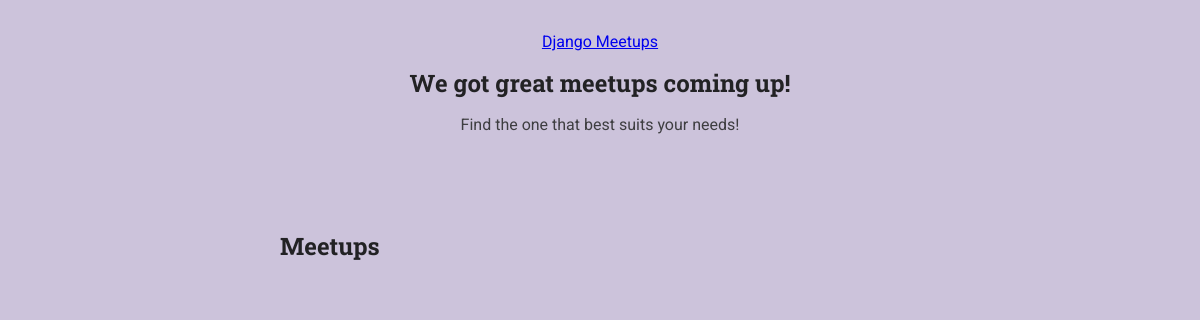
/meetups/, run on an earlier commit of the app's database.
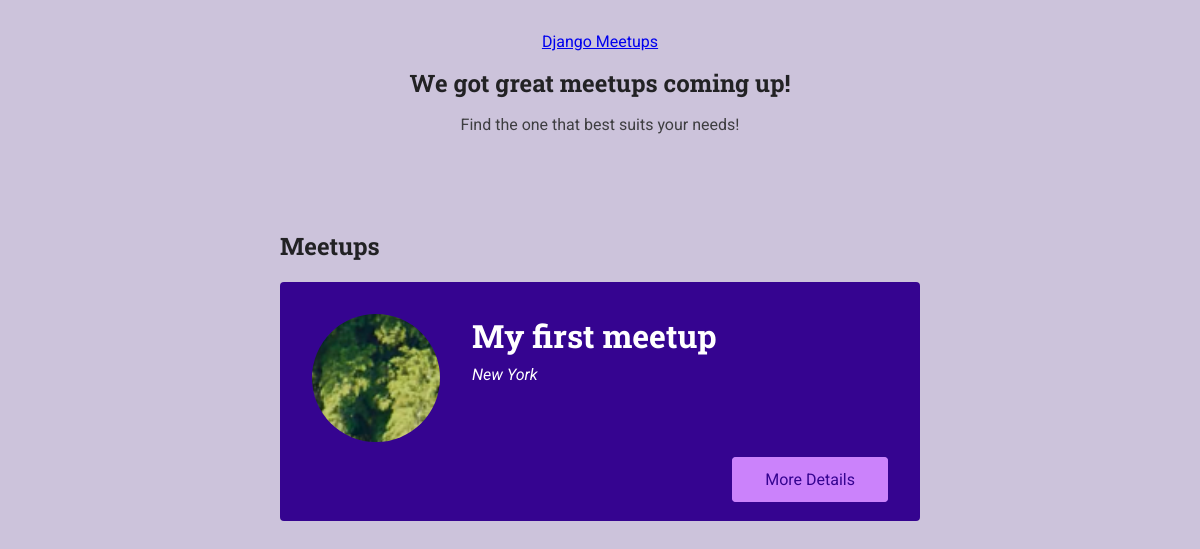
And on a later commit of the database.
### meetups/models.py (models this page shows)
class Meetup(models.Model):
    title = models.CharField(max_length=200)
    slug = models.SlugField(unique=True)
    description = models.TextField()
    image = models.ImageField(upload_to='images')

### meetups/views.py (the view)
# urls.py: path('meetups/', views.index, name='all-meetups'),
def index(request):
    meetups = Meetup.objects.all()
    return render(request, 'meetups/index.html', {
        'show_meetups': True,
        'meetups': meetups
    })

### meetups/templates/meetups/index.html (shortened to what this page needs)
{% extends 'meetups/base/base.html' %}
{% load static %}
{% block site_css %}
<link
      rel="stylesheet"
      href="{% static 'meetups/styles/all-meetups.css' %}"
    />
{% endblock %}
{% block main_heading %}We got great meetups coming up!{% endblock %}
{% block header_content %}<p>Find the one that best suits your needs!</p>{% endblock %}
{% block body %}
<section>
  <h2>Meetups</h2>
  <ol>
    {% for meetup_item in meetups %}
      {% include 'meetups/includes/meetup-item.html' with title=meetup_item.title image=meetup_item.image.url location='New York' slug=meetup_item.slug %}
    {% endfor %}
  </ol>
</section>
{% endblock %}

### meetups/templates/meetups/includes/meetup-item.html
<li class="meetup-item">
    <article>
      <div class="meetup-summary">
        <div class="meetup-image">
          <img src="{{ image }}" alt="" />
        </div>
        <div class="meetup-details">
          <h3>{{ title }}</h3>
          <address>{{ location }}</address>
        </div>
      </div>
      <div class="meetup-actions">
        <a href={% url 'meetup-detail' slug %} class="btn"
          >More Details</a
        >
      </div>
    </article>
  </li>

What changed in the data, as far as the page shows it:
added Meetup: title "My first meetup", location "New York"
